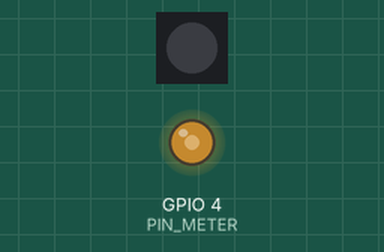
Bench run of a sketch on a simulated ESP8266 (NodeMCU). On the bench: 1 RGB LEDs in strip order, left to right, output pins drawn as LEDs (lit = HIGH). WiFi joins after 1.5 s; servers stay silent unless stated; uploads are accepted with an empty reply; EEPROM starts erased.

Above: at 3.3 s.
At 4.75 s:
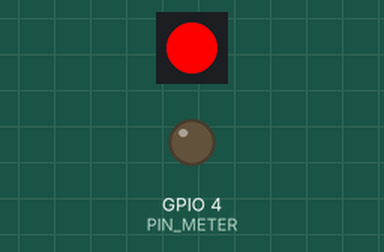
At 5.5 s:
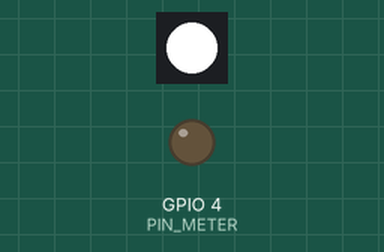
At 6.25 s:
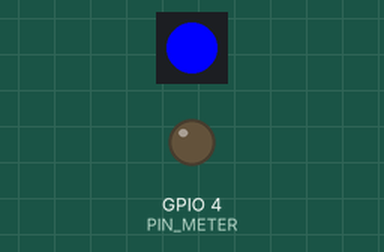
Timing chart, 0 to 6.7 s (numbered marks = the images above):
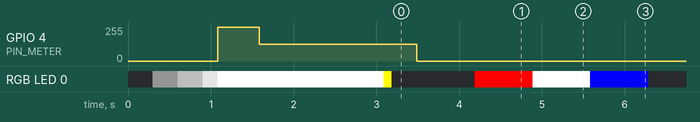

The sketch:

meter.ino
```cpp
#include <Arduino.h>
#include <ESP8266WiFi.h>
#include <DNSServer.h>
#include <ESP8266WebServer.h>
#include <WiFiManager.h>

#include <ESP8266HTTPClient.h>
#define FASTLED_ESP8266_RAW_PIN_ORDER
#include <FastLED.h>
#include <Ticker.h>
#include <ArduinoJson.h>
#include <EEPROM.h>

////////////////////////////
// Configurable stuff
////////////////////////////

#define PIN_METER 4
#define NUM_LEDS  1

#define UPDATE_DELAY_MIN 1

#define HAPPY_MAX  2
#define SAD_MIN    98

const char *http_url   = "http://fuckedometer.com/fuckedometer";
const char *config_url = "http://fuckedometer.com/c/";

////////////////////////////

uint pref_blink     = 255;      // the LED brightness when blinking for "on"
uint pref_meter_max = PWMRANGE; // the meter max value

////////////////////////////

#define MINUTE_MS 60 * 1000

enum DeviceMode {
  booting = 0,
  normal,
  wifi_setup
};

enum ErrorStatus {
    no_error = 0,
    http_client,
    http_server,
    wifi_disconnected
};

ErrorStatus error_status = no_error;
DeviceMode device_mode = booting;

WiFiManager wifiManager;
Ticker blink_ticker;
HTTPClient http;
char request_url[64];
char device_id[9];

CRGB statusLeds[NUM_LEDS];
uint8_t on_light = 0;
int blink_frame = 0;
const int frame_count = 30;
const int red_step = 255 / (frame_count/2);

unsigned long percent = 0;

uint8_t mac[WL_MAC_ADDR_LENGTH];

unsigned long httpToPercentageBare(HTTPClient *client) {
  return client->getString().toInt();
}

void update_meter(unsigned long percentage) {
  analogWrite(PIN_METER, map(percentage, 0, 100, 0, pref_meter_max));
  percent = percentage;
}

void blink_tick() {
  CRGB color;
  if (device_mode == normal) {
    if (error_status == no_error) {
      if (percent <= HAPPY_MAX) {
        uint8_t segment = blink_frame / (frame_count/4);
        switch (segment) {
          case 0:
          color = CRGB::Red;
          break;

          case 1:
          color = CRGB::White;
          break;

          case 2:
          color = CRGB::Blue;
          break;

          default:
          case 3:
          color = CRGB::Black;
          break;
        }
        FastLED.showColor(color);
      } else if (percent >= SAD_MIN) {
        color.blue = 0;
        color.green = 0;
        color.red = blink_frame <= frame_count/2
          ? red_step * blink_frame
          : red_step * (frame_count/2 - blink_frame);
        FastLED.showColor(color);
      } else {
        if (blink_frame == 0) {
          on_light = (on_light + 1) % 3;
        }

        FastLED.showColor((on_light == 0 && blink_frame == 0)
                          ? CRGB(pref_blink,pref_blink,pref_blink) : CRGB::Black);
      }
    } else {
      color = CRGB::Red;

      if (error_status == http_client) {
        color = CRGB::Orange;
      }

      FastLED.showColor((((blink_frame / 5) % 2) == 0) ? color : CRGB::Black);
    }
  } else if (device_mode == wifi_setup) {
    FastLED.showColor((((blink_frame / 5) % 2) == 0) ? CRGB::Yellow : CRGB::Black);
  }

  blink_frame = (blink_frame + 1) % frame_count;
}

void configModeCallback(WiFiManager *myWiFiManager) {
  device_mode = wifi_setup;
}

void loadConfigFromServer(const char *device) {
  StaticJsonBuffer<200> jsonBuffer;
  char url[64];

  sprintf(url, "%s%s", config_url, device_id);
  http.begin(url);

  int httpCode = http.GET();
  if (httpCode == 200) {
    error_status = no_error;
    JsonObject& config = jsonBuffer.parseObject(http.getString());
    if (config["reset"]) {
      FastLED.showColor(CRGB::DarkViolet);
      wifiManager.resetSettings();
      delay(100);
      ESP.reset();
    }

    pref_blink = config["blink"];

    pref_meter_max = config["meter_max"];

    if (pref_meter_max > PWMRANGE) {
      pref_meter_max = PWMRANGE;
    }

    if (pref_meter_max) {
      save_max(pref_meter_max);
    }
  }
  http.end();
}

uint load_max() {
  return EEPROM.read(0) | (EEPROM.read(1) << 8);
}

void save_max(uint max) {
  EEPROM.write(0, max & 0xff);
  EEPROM.write(1, (max >> 8) & 0xff);
  EEPROM.commit();
}

void setup() {
  EEPROM.begin(128);
  pref_meter_max = load_max();

  if (pref_meter_max == 0 || pref_meter_max > PWMRANGE) {
    pref_meter_max = PWMRANGE;
  }

  FastLED.addLeds<APA102, MOSI, SCK, BGR>(statusLeds, NUM_LEDS);
  FastLED.showColor(CRGB::Black);

  pinMode(PIN_METER, OUTPUT);
  analogWrite(PIN_METER, 0);
  // Gently sweep the meter
  for (int i = 0; i < pref_meter_max; i++) {
    analogWrite(PIN_METER, i);
    delay(1);
    FastLED.showColor(CHSV(0,0,map(i, 0, pref_meter_max, 0, 255)));
  }

  blink_ticker.attach(0.1, blink_tick);

  delay(500);
  // Put the needle at the center
  update_meter(50);

  wifiManager.setAPCallback(configModeCallback);
  if (!wifiManager.autoConnect("Fuckedometer")) {
    ESP.reset();
    delay(1000);
  }

  device_mode = normal;

  WiFi.macAddress(mac);
  sprintf(device_id, "%02x%02x%02x%02x", mac[2], mac[3], mac[4], mac[5]);
  sprintf(request_url, "%s?id=%s", http_url, device_id);

  FastLED.showColor(CRGB::Yellow);

  loadConfigFromServer(device_id);
}

void loop() {
  http.begin(request_url);

  int httpCode = http.GET();
  if(httpCode == 200) {
    error_status = no_error;
    update_meter(httpToPercentageBare(&http));
  } else if (httpCode >= 400 && httpCode < 500) {
    error_status = http_client;
  } else if (httpCode >= 500 && httpCode < 600) {
    error_status = http_server;
  } else {
    error_status = http_client;
  }
  http.end();

  for (uint8_t i = 0; i < UPDATE_DELAY_MIN; i++) {
    delay(MINUTE_MS);
  }
}
```

Measured:
- by itself, GPIO 4 (PIN_METER): 254/255 → 127/255 at 1.6 s, → 0/255 1.9 s later
- by itself, RGB LED 0: off → RGB(20, 20, 20) at 0.30 s, → RGB(78, 78, 78) 0.30 s later, → RGB(174, 174, 174) 0.30 s later, → RGB(255, 255, 255) 0.18 s later, … (54 changes in this stretch)
